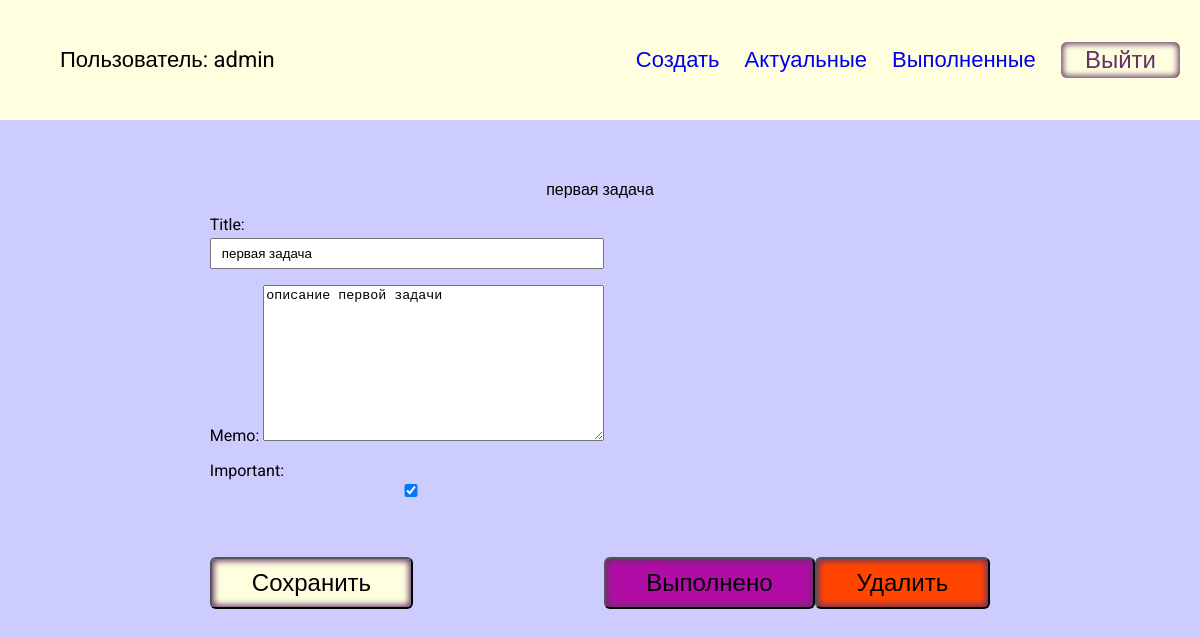
/todo/1/ (signed in), run on the app's committed database.
### skills/models.py (models this page shows, shortened)
class Todo(models.Model):
    title = models.CharField(max_length=100)
    memo = models.TextField(blank=True)
    created = models.DateTimeField(auto_now_add=True)
    date_completed = models.DateTimeField(blank=True, null=True)
    important = models.BooleanField(default=False)
    user = models.ForeignKey(User, on_delete=models.CASCADE)

### skills/views.py (the view, shortened to what this page needs)
# urls.py: path('todo/<int:todo_pk>/', views.viewtodo, name='viewtodo'),
@login_required
def viewtodo(request, todo_pk):
    todo = get_object_or_404(Todo, pk=todo_pk)
    if request.method == 'GET':
        form = TodoForm(instance=todo)
        return render(request, 'skills/viewtodo.html', {'todo': todo, 'form': form})

### skills/forms.py
class TodoForm(ModelForm):
    class Meta:
        model = Todo
        fields = ['title', 'memo', 'important']

### skills/templates/skills/viewtodo.html (shortened to what this page needs)
{% extends 'skills/base.html' %}
{% block content2 %}
{{ todo.title }}
<div class="but">
    <form method="POST">
        {{ form.as_p }}
        <button class="btn">Сохранить</button>
    </form>
    <form action="{% url 'completetodo' todo.id %}" method="post">
        <button class="btn good">Выполнено</button>
    </form>
    <form action="{% url 'deletetodo' todo.id %}" method="post">
        <button class="btn remove">Удалить</button>
    </form>
</div>
{% endblock %}

### skills/templates/skills/base.html (shortened to what this page needs)
<!DOCTYPE html>
{% load static %}
<html lang="en">
<head>
    <link rel="stylesheet" href="{% static 'css/style.css' %}">
</head>
<body>
{% if user.is_authenticated %}
<div class="menu">
    <div class="wrap">
        <ul>
            <li class="logo">Пользователь: {{ user.username }}</li>
            <li><a href="{% url 'createtodo' %}">Создать</a></li>
            <li><a href="{% url 'currenttodos' %}">Актуальные</a></li>
            <li><a href="{% url 'completedtodos' %}">Выполненные</a></li>
            <li>
                <form action="{% url 'logoutuser' %}" method="post">
                    <button class="top">Выйти</button>
                </form>
            </li>
        </ul>
    </div>
</div>
{% endif %}
<div class="content">
    <div class="wrap">
        {% block content2 %}
        {% endblock %}
    </div>
</div>
</body>
</html>

### skills/static/css/style.css (style rules this page uses)
body { background: #CCCCFF; font-family:'Roboto', sans-serif; padding: 0; margin: 0; }
.wrap { max-width: 1200px; margin: 0 auto; padding: 20px; box-sizing: border-box; }
.top { background: #663366; margin: 0; }
.menu { box-sizing: border-box; background: lightyellow; }
.logo { display: flex; align-items: center; }
.menu ul { display: flex; justify-content: space-between; align-items: center; list-style-type: none; font-size: 22px; }
.menu .logo { margin-right: 30%; }
a { text-decoration: none; }
.content .wrap { display: flex; flex-direction: column; align-items: center; justify-content: center; margin-top: 40px; }
.btn { background: lightyellow; }
button { border-radius: 6px; box-shadow: inset 0 0 6px 2px #663366; padding: 10px 40px; margin-top: 40px; font-size: 24px; cursor: pointer; }
input { width: 100%; padding: 6px 10px; box-sizing: border-box; margin-top: 4px; }
.top { padding: 4px 24px; margin-top: 0; background: transparent; border: none; color: #663366; }
.but { display: flex; align-items: flex-end; }
.good { background: rgb(177, 12, 166); }
.remove { background: orangered; }

### data on the page
Todo: title "первая задача", memo "описание первой задачи", important "☑"

### other printed values
{{ user.username }} "admin"
